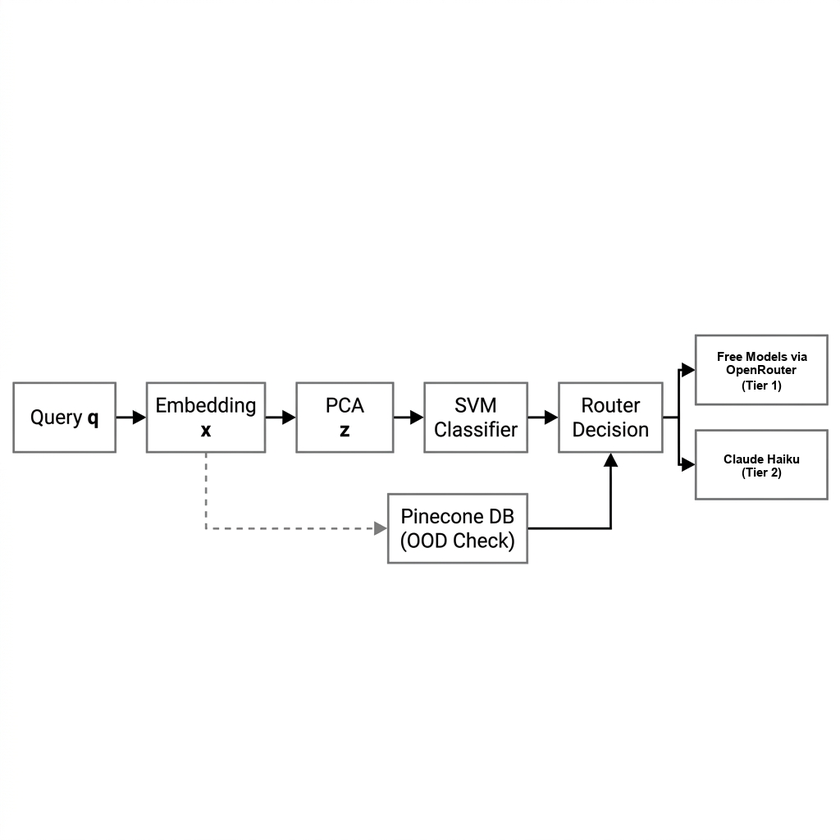
#> input picture produc_vers/online_routing_flowchart.png, 840 x 840 px, shrunk from 1024 x 1024 before the run, found by its file name
$ python extract_rectangles.py
#> lines starting #> are read from the running program, lines starting #| are printed output that depends on the picture; after the words box and inside, x2 and y2 are one past the last pixel; in counts of white or black regions, pixels touching at a corner belong together
import numpy as np
from PIL import Image
from collections import deque

# Load image
img_path = 'produc_vers/online_routing_flowchart.png'
img = Image.open(img_path).convert('RGB')
#> img is the input picture: PIL image 840x840 RGB; mean R, G, B 251.3, 251.3, 251.3
arr = np.array(img)
h, w, c = arr.shape
#> h = 840; w = 840; c = 3

# Threshold to binary: 1 if dark, 0 if white/light
# Background and box interiors are white. Borders and text are dark.
binary = np.zeros((h, w), dtype=int)
for y in range(h):
    for x in range(w):
        # If any channel is < 200, it's dark
        if np.any(arr[y, x] < 200):
            binary[y, x] = 1
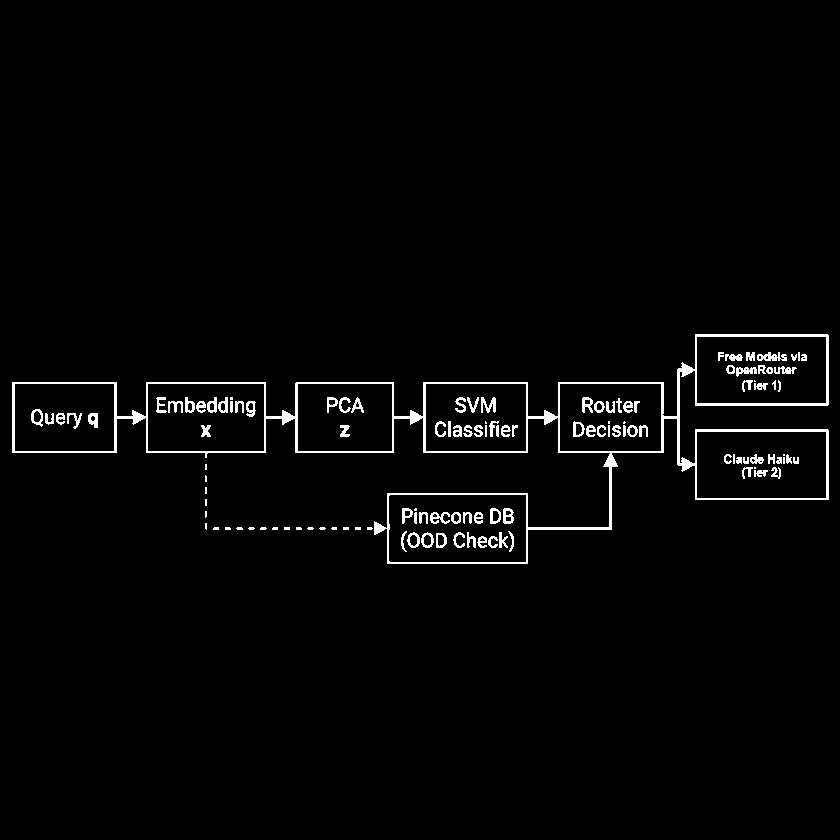
#> binary: shape (840, 840) int64; values 0 (black) and 1 (white), 2.2% white; 123 white regions (30 under 20 px), largest, box (x1, y1, x2, y2) and area: (12, 334, 829, 564) 8670, (757, 352, 787, 361) 170, (481, 397, 496, 413) 140

# Flood fill from (0, 0) to find background
# Background will be marked as 2.
queue = deque([(0, 0)])
binary[0, 0] = 2

while queue:
    cy, cx = queue.popleft()
    for dy, dx in [(-1, 0), (1, 0), (0, -1), (0, 1)]:
        ny, nx = cy + dy, cx + dx
        if 0 <= ny < h and 0 <= nx < w:
            if binary[ny, nx] == 0:
                binary[ny, nx] = 2
                queue.append((ny, nx))

# Now, pixels with value 0 are inside the boxes.
# Let's find connected components of these 0s.
visited = np.zeros((h, w), dtype=bool)
components = []

for y in range(h):
    for x in range(w):
        if binary[y, x] == 0 and not visited[y, x]:
            # Found a new component (inside of a box)
            comp_pixels = []
            q = deque([(y, x)])
            visited[y, x] = True
            while q:
                cy, cx = q.popleft()
                comp_pixels.append((cy, cx))
                for dy, dx in [(-1, 0), (1, 0), (0, -1), (0, 1)]:
                    ny, nx = cy + dy, cx + dx
                    if 0 <= ny < h and 0 <= nx < w:
                        if binary[ny, nx] == 0 and not visited[ny, nx]:
                            visited[ny, nx] = True
                            q.append((ny, nx))
            components.append(comp_pixels)
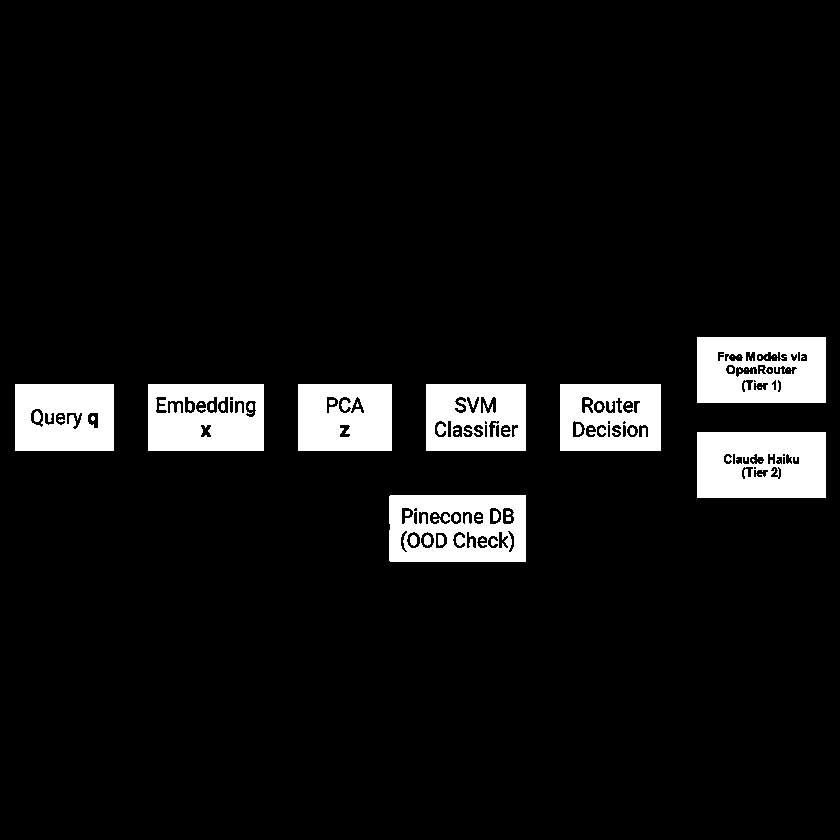
#> visited: shape (840, 840) bool; 7.6% white; 53 white regions (28 under 20 px), largest, box (x1, y1, x2, y2) and area: (697, 432, 826, 498) 7916, (697, 337, 826, 403) 7461, (389, 495, 526, 562) 7291

print(f"Found {len(components)} boxes:")
#| Found 55 boxes:
for idx, comp in enumerate(components):
    ys = [p[0] for p in comp]
    xs = [p[1] for p in comp]
    min_x, max_x = min(xs), max(xs)
    min_y, max_y = min(ys), max(ys)
    width = max_x - min_x + 1
    height = max_y - min_y + 1
    print(f"Box {idx+1}: X=[{min_x}, {max_x}] (W={width}), Y=[{min_y}, {max_y}] (H={height})")
